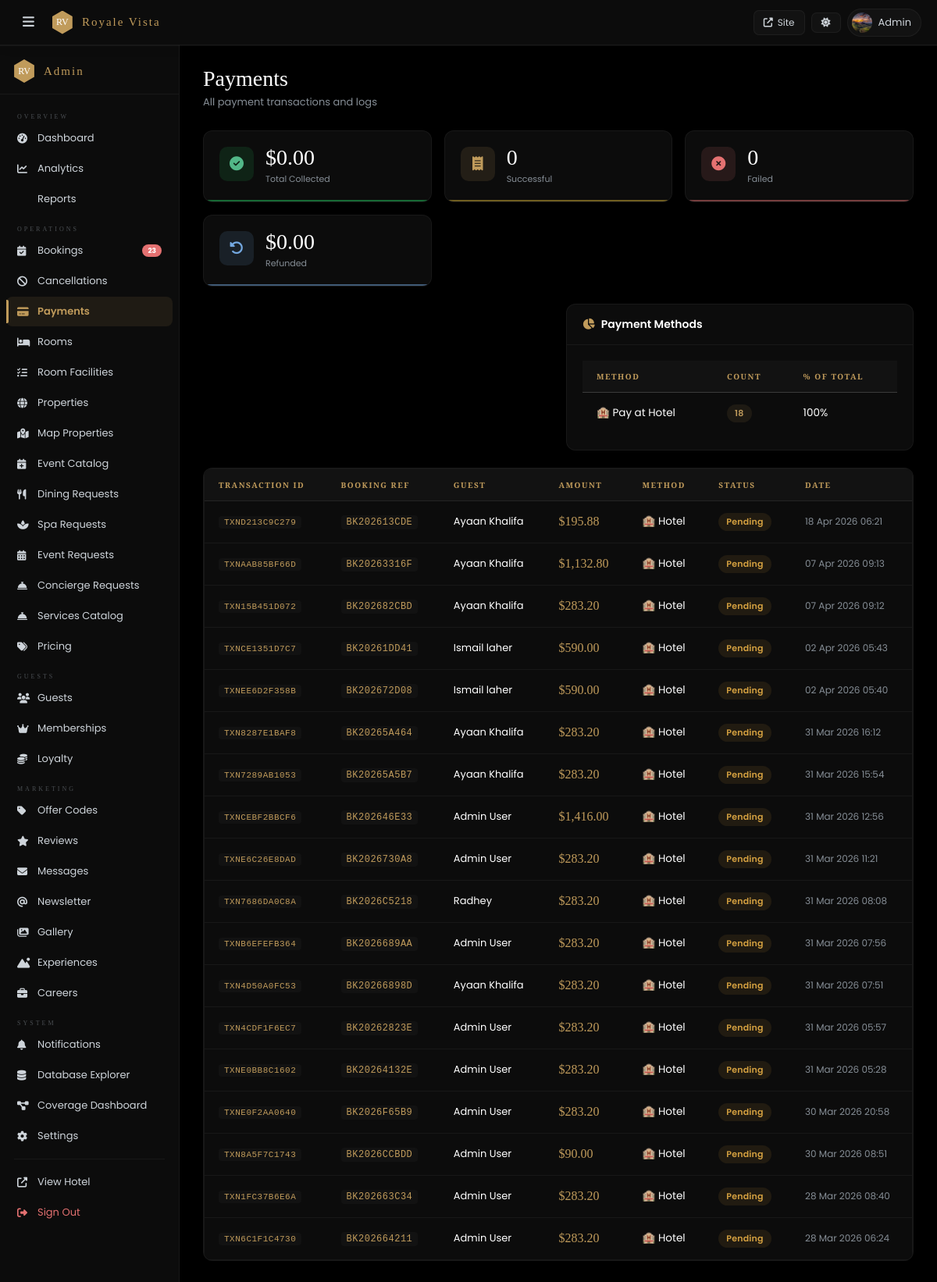
/admin/payments.php (signed in), run on the app's committed database.
### tables this page shows
CREATE TABLE IF NOT EXISTS `payment_logs` (
  `id` int NOT NULL AUTO_INCREMENT,
  `booking_ref` varchar(30) NOT NULL,
  `user_id` int DEFAULT NULL,
  `amount_usd` decimal(10,2) NOT NULL,
  `method` varchar(50) DEFAULT NULL,
  `status` enum('pending','success','failed','refunded') DEFAULT 'pending',
  `transaction_id` varchar(200) DEFAULT NULL,
  `gateway_response` text,
  `created_at` timestamp NULL DEFAULT CURRENT_TIMESTAMP,
  PRIMARY KEY (`id`)
);

CREATE TABLE IF NOT EXISTS `bookings` (
  `id` int NOT NULL AUTO_INCREMENT,
  `booking_ref` varchar(30) NOT NULL,
  `invoice_no` varchar(30) DEFAULT NULL,
  `user_id` int DEFAULT NULL,
  `guest_name` varchar(200) NOT NULL,
  `guest_email` varchar(191) NOT NULL,
  `guest_phone` varchar(30) DEFAULT NULL,
  `check_in` date NOT NULL,
  `check_out` date NOT NULL,
  `nights` int NOT NULL,
  `adults` int DEFAULT '1',
  `children` int DEFAULT '0',
  `special_req` text,
  `total_usd` decimal(10,2) NOT NULL,
  `discount_usd` decimal(10,2) DEFAULT '0.00',
  `taxes_usd` decimal(10,2) DEFAULT '0.00',
  `final_usd` decimal(10,2) NOT NULL,
  `currency` varchar(10) DEFAULT 'USD',
  `offer_code` varchar(50) DEFAULT NULL,
  `member_number` varchar(50) DEFAULT NULL,
  `pay_method` enum('card','upi','paypal','hotel') DEFAULT 'hotel',
  `pay_status` enum('pending','paid','failed','refunded') DEFAULT 'pending',
  `transaction_id` varchar(200) DEFAULT NULL,
  `paid_at` timestamp NULL DEFAULT NULL,
  `status` enum('confirmed','cancelled','checked_in','checked_out') DEFAULT 'confirmed',
  `created_at` timestamp NULL DEFAULT CURRENT_TIMESTAMP,
  PRIMARY KEY (`id`),
  UNIQUE KEY `booking_ref` (`booking_ref`),
  KEY `user_id` (`user_id`)
);

### admin/payments.php (the view, shortened to what this page needs)
<?php
require_once dirname(__DIR__).'/includes/config.php';
require_once dirname(__DIR__).'/includes/db.php';
require_once __DIR__.'/_helper.php';
$logs=$pdo->query("SELECT pl.*,b.guest_name,b.guest_email,b.status bk_status FROM payment_logs pl LEFT JOIN bookings b ON b.booking_ref=pl.booking_ref ORDER BY pl.created_at DESC LIMIT 300")->fetchAll();
$tPaid=(float)$pdo->query("SELECT COALESCE(SUM(amount_usd),0) FROM payment_logs WHERE status='success'")->fetchColumn();
$tCount=(int)$pdo->query("SELECT COUNT(*) FROM payment_logs WHERE status='success'")->fetchColumn();
$tFail=(int)$pdo->query("SELECT COUNT(*) FROM payment_logs WHERE status='failed'")->fetchColumn();
$tRef=(float)$pdo->query("SELECT COALESCE(SUM(amount_usd),0) FROM payment_logs WHERE status='refunded'")->fetchColumn();
$methods=$pdo->query("SELECT method,COUNT(*) cnt FROM payment_logs GROUP BY method")->fetchAll();
ob_start();?>
<div class="adm-ph"><div><h1>Payments</h1><p class="sub">All payment transactions and logs</p></div></div>
<div class="mc-grid mc-4" style="margin-bottom:22px">
  <div class="mc" style="--mc:#22c55e"><div class="mc-ico" style="background:rgba(34,197,94,.12);color:var(--gr)"><i class="fas fa-check-circle"></i></div><div><div class="mc-v"><?=formatPrice($tPaid)?></div><div class="mc-l">Total Collected</div></div></div>
  <div class="mc" style="--mc:#d4af37"><div class="mc-ico" style="background:rgba(192,155,91,.12);color:var(--gold)"><i class="fas fa-receipt"></i></div><div><div class="mc-v"><?=$tCount?></div><div class="mc-l">Successful</div></div></div>
  <div class="mc" style="--mc:#e07070"><div class="mc-ico" style="background:rgba(224,112,112,.12);color:var(--rd)"><i class="fas fa-times-circle"></i></div><div><div class="mc-v"><?=$tFail?></div><div class="mc-l">Failed</div></div></div>
  <div class="mc" style="--mc:#74a8e0"><div class="mc-ico" style="background:rgba(116,168,224,.12);color:var(--bl)"><i class="fas fa-rotate-left"></i></div><div><div class="mc-v"><?=formatPrice($tRef)?></div><div class="mc-l">Refunded</div></div></div>
</div>
<div class="g2" style="gap:20px;margin-bottom:22px">
  <div class="ac" style="grid-column:2/3"><div class="ac-hd"><div class="ac-title"><i class="fas fa-chart-pie" style="color:var(--gold)"></i> Payment Methods</div></div>
    <div class="ac-body"><table><thead><tr><th>Method</th><th>Count</th><th>% of Total</th></tr></thead><tbody>
    <?php $tot=array_sum(array_column($methods,'cnt'));foreach($methods as $m):?>
    <tr><td><?= ['card'=>'💳 Credit/Debit Card','upi'=>'📱 UPI','hotel'=>'🏨 Pay at Hotel'][$m['method']] ?? ucfirst($m['method']) ?></td><td><span class="badge bgold"><?=$m['cnt']?></span></td><td><?=$tot>0?round($m['cnt']/$tot*100).'%':'—'?></td></tr>
    <?php endforeach;?></tbody></table></div></div>
</div>
<div class="ac"><div class="tw"><table>
  <thead><tr><th>Transaction ID</th><th>Booking Ref</th><th>Guest</th><th>Amount</th><th>Method</th><th>Status</th><th>Date</th></tr></thead>
  <tbody>
    <?php $pc=['success'=>'bg','pending'=>'ba','failed'=>'br','refunded'=>'bb'];
    foreach($logs as $l):?>
    <tr>
      <td><code style="font-size:11px"><?=htmlspecialchars(mb_strimwidth($l['transaction_id']??'—',0,20,'…'))?></code></td>
      <td><code><?=htmlspecialchars($l['booking_ref'])?></code></td>
      <td><div style="font-size:13px"><?=htmlspecialchars($l['guest_name']??'—')?></div></td>
      <td style="font-family:var(--serif);font-size:16px;color:var(--gold)"><?=formatPrice($l['amount_usd'])?></td>
      <td><?= ['card'=>'💳','upi'=>'📱','hotel'=>'🏨'][$l['method']] ?? '💰' ?> <?=ucfirst($l['method'])?></td>
      <td><span class="badge <?=$pc[$l['status']]??'ba'?>"><?=ucfirst($l['status'])?></span></td>
      <td style="font-size:12px;color:var(--mu);white-space:nowrap"><?=date('d M Y H:i',strtotime($l['created_at']))?></td>
    </tr>
    <?php endforeach;?>
  </tbody>
</table></div></div>

### admin/css/admin.css (style rules this page uses)
:root { --serif: 'Playfair Display', Georgia, serif; --cinzel: 'Cinzel', serif; --sans: 'Poppins', -apple-system, sans-serif; --gold: #c09b5b; --gold2: #a07a3a; --golddim: rgba(192,155,91,.1); --r: 6px; --rlg: 12px; --ease: cubic-bezier(.4,0,.2,1); --t: .2s; --radius: 6px; --radius-lg: 12px; --gold-dim: rgba(192,155,91,.1); --gold-dk: #a07a3a; }
[data-theme="dark"] { --bg:#000000; --card:#0c0c0c; --card2:#121212; --inp:rgba(255,255,255,0.04); --tx:#ffffff; --tx2:#ced4da; --mu:#868e96; --br:rgba(255,255,255,0.1); --br2:rgba(255,255,255,0.05); --sh:0 12px 48px rgba(0,0,0,0.8); --sh2:0 4px 16px rgba(0,0,0,0.5); --gr:#52b788; --grbg:rgba(82,183,136,0.14); --rd:#e47171; --rdbg:rgba(228,113,113,0.1); --bl:#74a8e0; --blbg:rgba(116,168,224,0.1); --am:#d4a040; --ambg:rgba(212,160,64,0.1); --text:#f2ece2; --text2:#d0c6ba; --muted:#8c8278; --border:rgba(192,155,91,.25); --bdr2:rgba(192,155,91,.12); --green:#52b788; --green-bg:rgba(82,183,136,.14); --red:#e07070; --red-bg:rgba(224,112,112,.1); --blue:#74a8e0; --blue-bg:rgba(116,168,224,.1); --amber:#d4a040; --amber-bg:rgba(212,160,64,.1); }
*,*::before,*::after { box-sizing:border-box;margin:0;padding:0 }
html { scroll-behavior:smooth }
body { font-family:var(--sans);font-size:14px;background:var(--bg);color:var(--tx);-webkit-font-smoothing:antialiased }
.adm-ph { display:flex;align-items:flex-start;justify-content:space-between;margin-bottom:26px;flex-wrap:wrap;gap:12px }
.adm-ph h1 { font-family:var(--serif);font-size:28px;font-weight:400;line-height:1.1 }
.adm-ph .sub { font-size:13px;color:var(--mu);margin-top:4px }
.mc-grid { display:grid;gap:16px;margin-bottom:24px }
.mc-4 { grid-template-columns:repeat(4,1fr) }
.mc { background:var(--card);border:1px solid var(--br2);border-radius:var(--rlg);padding:20px;display:flex;align-items:flex-start;gap:15px;transition:all var(--t);position:relative;overflow:hidden;cursor:default }
.mc::after { content:'';position:absolute;bottom:0;left:0;right:0;height:2px;background:var(--mc,var(--gold));opacity:.5 }
.mc-ico { width:44px;height:44px;border-radius:10px;display:flex;align-items:center;justify-content:center;font-size:18px;flex-shrink:0 }
.mc-v { font-family:var(--serif);font-size:28px;font-weight:300;line-height:1 }
.mc-l { font-size:11px;color:var(--mu);margin-top:5px }
.ac { background:var(--card);border:1px solid var(--br2);border-radius:var(--rlg);overflow:hidden }
.ac-hd { display:flex;align-items:center;justify-content:space-between;padding:15px 20px;border-bottom:1px solid var(--br2);gap:12px;flex-wrap:wrap }
.ac-title { font-size:14px;font-weight:600;display:flex;align-items:center;gap:8px;flex:1 }
.ac-body { padding:20px }
.g2 { display:grid;grid-template-columns:1fr 1fr;gap:20px }
.tw { overflow-x:auto; border-radius:var(--r); border:1px solid var(--br2); }
table { width:100%;border-collapse:collapse }
thead th { padding:13px 18px;text-align:left;font-family:var(--cinzel);font-size:10px;letter-spacing:1.5px;text-transform:uppercase;color:var(--gold);background:var(--card2);border-bottom:1px solid var(--br);font-weight:600;white-space:nowrap }
tbody td { padding:15px 18px;font-size:13.5px;border-bottom:1px solid var(--br2);color:var(--tx);vertical-align:middle;transition:background var(--t) }
tbody tr:last-child td { border-bottom:none }
.badge { display:inline-block;padding:3px 10px;border-radius:20px;font-size:11px;font-weight:600;letter-spacing:.2px }
.ba,.badge-amber { background:var(--ambg);color:var(--am) }
.bgold,.badge-gold { background:var(--golddim);color:var(--gold) }
code { font-size:12px;background:var(--card2);padding:2px 7px;border-radius:4px;color:var(--gold);font-family:'Courier New',monospace;letter-spacing:.5px }
@media (max-width:1200px) { .mc-4 { grid-template-columns:repeat(3,1fr) } }
body { padding-top: 0 !important; }

### data on the page
payment_logs: transaction "TXND213C9C279", booking_ref "BK202613CDE", bookings.guest_name "Ayaan Khalifa", amount_usd "$195.88", method "🏨", method "Hotel", status "Pending", created_at "18 Apr 2026 06:21"
payment_logs: transaction "TXNAAB85BF66D", booking_ref "BK20263316F", bookings.guest_name "Ayaan Khalifa", amount_usd "$1,132.80", method "🏨", method "Hotel", status "Pending", created_at "07 Apr 2026 09:13"
payment_logs: transaction "TXN15B451D072", booking_ref "BK202682CBD", bookings.guest_name "Ayaan Khalifa", amount_usd "$283.20", method "🏨", method "Hotel", status "Pending", created_at "07 Apr 2026 09:12"
payment_logs: transaction "TXNCE1351D7C7", booking_ref "BK20261DD41", bookings.guest_name "Ismail laher", amount_usd "$590.00", method "🏨", method "Hotel", status "Pending", created_at "02 Apr 2026 05:43"
payment_logs: transaction "TXNEE6D2F358B", booking_ref "BK202672D08", bookings.guest_name "Ismail laher", amount_usd "$590.00", method "🏨", method "Hotel", status "Pending", created_at "02 Apr 2026 05:40"
payment_logs: transaction "TXN8287E1BAF8", booking_ref "BK20265A464", bookings.guest_name "Ayaan Khalifa", amount_usd "$283.20", method "🏨", method "Hotel", status "Pending", created_at "31 Mar 2026 16:12"
payment_logs: transaction "TXN7289AB1053", booking_ref "BK20265A5B7", bookings.guest_name "Ayaan Khalifa", amount_usd "$283.20", method "🏨", method "Hotel", status "Pending", created_at "31 Mar 2026 15:54"
payment_logs: transaction "TXNCEBF2BBCF6", booking_ref "BK202646E33", bookings.guest_name "Admin User", amount_usd "$1,416.00", method "🏨", method "Hotel", status "Pending", created_at "31 Mar 2026 12:56"
payment_logs: transaction "TXNE6C26E8DAD", booking_ref "BK2026730A8", bookings.guest_name "Admin User", amount_usd "$283.20", method "🏨", method "Hotel", status "Pending", created_at "31 Mar 2026 11:21"
payment_logs: transaction "TXN7686DA0C8A", booking_ref "BK2026C5218", bookings.guest_name "Radhey", amount_usd "$283.20", method "🏨", method "Hotel", status "Pending", created_at "31 Mar 2026 08:08"
payment_logs: transaction "TXNB6EFEFB364", booking_ref "BK2026689AA", bookings.guest_name "Admin User", amount_usd "$283.20", method "🏨", method "Hotel", status "Pending", created_at "31 Mar 2026 07:56"
payment_logs: transaction "TXN4D50A0FC53", booking_ref "BK20266898D", bookings.guest_name "Ayaan Khalifa", amount_usd "$283.20", method "🏨", method "Hotel", status "Pending", created_at "31 Mar 2026 07:51"
payment_logs: transaction "TXN4CDF1F6EC7", booking_ref "BK20262823E", bookings.guest_name "Admin User", amount_usd "$283.20", method "🏨", method "Hotel", status "Pending", created_at "31 Mar 2026 05:57"
payment_logs: transaction "TXNE0BB8C1602", booking_ref "BK20264132E", bookings.guest_name "Admin User", amount_usd "$283.20", method "🏨", method "Hotel", status "Pending", created_at "31 Mar 2026 05:28"
payment_logs: transaction "TXNE0F2AA0640", booking_ref "BK2026F65B9", bookings.guest_name "Admin User", amount_usd "$283.20", method "🏨", method "Hotel", status "Pending", created_at "30 Mar 2026 20:58"
payment_logs: transaction "TXN8A5F7C1743", booking_ref "BK2026CCBDD", bookings.guest_name "Admin User", amount_usd "$90.00", method "🏨", method "Hotel", status "Pending", created_at "30 Mar 2026 08:51"
payment_logs: transaction "TXN1FC37B6E6A", booking_ref "BK202663C34", bookings.guest_name "Admin User", amount_usd "$283.20", method "🏨", method "Hotel", status "Pending", created_at "28 Mar 2026 08:40"
payment_logs: transaction "TXN6C1F1C4730", booking_ref "BK202664211", bookings.guest_name "Admin User", amount_usd "$283.20", method "🏨", method "Hotel", status "Pending", created_at "28 Mar 2026 06:24"

### other printed values
$user "Admin"
$pending "23"
formatPrice($tPaid) "$0.00"
$tCount "0"
$tFail "0"
formatPrice($tRef) "$0.00"
$m['cnt'] "18"
$m['cnt']/$tot*100 "100"
